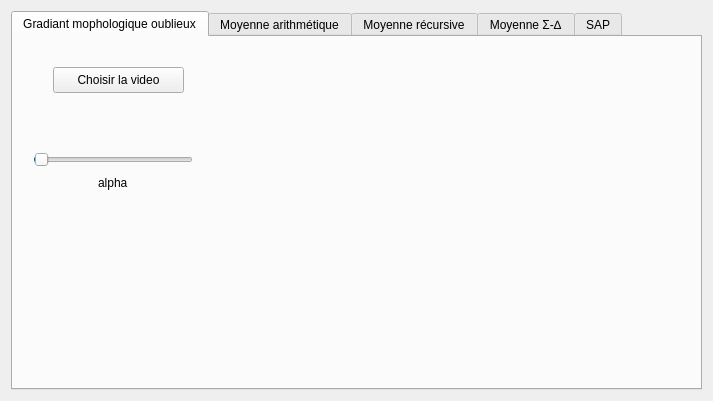
<?xml version="1.0" encoding="UTF-8"?>
<ui version="4.0">
 <class>Chooser</class>
 <widget class="QWidget" name="Chooser">
  <property name="geometry">
   <rect>
    <x>0</x>
    <y>0</y>
    <width>713</width>
    <height>401</height>
   </rect>
  </property>
  <property name="windowTitle">
   <string>Form</string>
  </property>
  <layout class="QGridLayout" name="gridLayout_6">
   <item row="0" column="0">
    <widget class="QTabWidget" name="tabWidget">
     <property name="currentIndex">
      <number>0</number>
     </property>
     <widget class="QWidget" name="tabGradiantMorph">
      <property name="mouseTracking">
       <bool>false</bool>
      </property>
      <attribute name="title">
       <string>Gradiant mophologique oublieux</string>
      </attribute>
      <widget class="QPushButton" name="gradiantChooser">
       <property name="geometry">
        <rect>
         <x>40</x>
         <y>30</y>
         <width>131</width>
         <height>26</height>
        </rect>
       </property>
       <property name="text">
        <string>Choisir la video</string>
       </property>
      </widget>
      <widget class="QWidget" name="gridLayoutWidget">
       <property name="geometry">
        <rect>
         <x>20</x>
         <y>90</y>
         <width>160</width>
         <height>65</height>
        </rect>
       </property>
       <layout class="QGridLayout" name="gridLayout">
        <item row="1" column="0">
         <widget class="QSlider" name="alphaChooserGrad">
          <property name="maximum">
           <number>999</number>
          </property>
          <property name="value">
           <number>4</number>
          </property>
          <property name="orientation">
           <enum>Qt::Horizontal</enum>
          </property>
         </widget>
        </item>
        <item row="3" column="0" alignment="Qt::AlignHCenter">
         <widget class="QLabel" name="labelGradAlpha">
          <property name="text">
           <string>alpha</string>
          </property>
         </widget>
        </item>
        <item row="0" column="0" alignment="Qt::AlignHCenter">
         <widget class="QLabel" name="labelGradAlphaValue">
          <property name="text">
           <string/>
          </property>
         </widget>
        </item>
       </layout>
      </widget>
      <widget class="QLabel" name="image_label">
       <property name="geometry">
        <rect>
         <x>360</x>
         <y>40</y>
         <width>291</width>
         <height>251</height>
        </rect>
       </property>
       <property name="text">
        <string/>
       </property>
      </widget>
      <zorder>gradiantChooser</zorder>
      <zorder>gridLayoutWidget</zorder>
      <zorder>gridLayoutWidget_5</zorder>
      <zorder>gridLayoutWidget_5</zorder>
      <zorder>image_label</zorder>
     </widget>
     <widget class="QWidget" name="tabMoyArith">
      <attribute name="title">
       <string>Moyenne arithmétique</string>
      </attribute>
      <widget class="QPushButton" name="arithChooser">
       <property name="geometry">
        <rect>
         <x>30</x>
         <y>30</y>
         <width>141</width>
         <height>26</height>
        </rect>
       </property>
       <property name="text">
        <string>Choisir la video</string>
       </property>
      </widget>
     </widget>
     <widget class="QWidget" name="tabMoyRec">
      <attribute name="title">
       <string>Moyenne récursive</string>
      </attribute>
      <widget class="QPushButton" name="recChooser">
       <property name="geometry">
        <rect>
         <x>30</x>
         <y>50</y>
         <width>86</width>
         <height>26</height>
        </rect>
       </property>
       <property name="text">
        <string>PushButton</string>
       </property>
      </widget>
      <widget class="QWidget" name="gridLayoutWidget_2">
       <property name="geometry">
        <rect>
         <x>10</x>
         <y>110</y>
         <width>160</width>
         <height>65</height>
        </rect>
       </property>
       <layout class="QGridLayout" name="gridLayout_2">
        <item row="1" column="0">
         <widget class="QSlider" name="alphaChooserRec">
          <property name="maximum">
           <number>999</number>
          </property>
          <property name="value">
           <number>5</number>
          </property>
          <property name="orientation">
           <enum>Qt::Horizontal</enum>
          </property>
         </widget>
        </item>
        <item row="2" column="0" alignment="Qt::AlignHCenter">
         <widget class="QLabel" name="labelRecAlpha">
          <property name="text">
           <string>alpha</string>
          </property>
         </widget>
        </item>
        <item row="0" column="0" alignment="Qt::AlignHCenter">
         <widget class="QLabel" name="labelRecAlphaValue">
          <property name="text">
           <string/>
          </property>
         </widget>
        </item>
       </layout>
      </widget>
      <zorder>recChooser</zorder>
      <zorder>gridLayoutWidget_2</zorder>
      <zorder>gridLayoutWidget_5</zorder>
     </widget>
     <widget class="QWidget" name="tabMoySD">
      <attribute name="title">
       <string>Moyenne Σ-∆</string>
      </attribute>
      <widget class="QPushButton" name="SDChooser">
       <property name="geometry">
        <rect>
         <x>50</x>
         <y>70</y>
         <width>86</width>
         <height>26</height>
        </rect>
       </property>
       <property name="text">
        <string>PushButton</string>
       </property>
      </widget>
      <widget class="QWidget" name="gridLayoutWidget_3">
       <property name="geometry">
        <rect>
         <x>20</x>
         <y>120</y>
         <width>160</width>
         <height>53</height>
        </rect>
       </property>
       <layout class="QGridLayout" name="gridLayout_3">
        <item row="0" column="0">
         <widget class="QSpinBox" name="NChooser">
          <property name="minimum">
           <number>1</number>
          </property>
          <property name="maximum">
           <number>6</number>
          </property>
         </widget>
        </item>
        <item row="1" column="0" alignment="Qt::AlignHCenter">
         <widget class="QLabel" name="labelSDN">
          <property name="text">
           <string>N</string>
          </property>
         </widget>
        </item>
       </layout>
      </widget>
     </widget>
     <widget class="QWidget" name="tabSAP">
      <attribute name="title">
       <string>SAP</string>
      </attribute>
      <widget class="QPushButton" name="SAPChooser">
       <property name="geometry">
        <rect>
         <x>40</x>
         <y>50</y>
         <width>86</width>
         <height>26</height>
        </rect>
       </property>
       <property name="text">
        <string>PushButton</string>
       </property>
      </widget>
      <widget class="QWidget" name="gridLayoutWidget_4">
       <property name="geometry">
        <rect>
         <x>20</x>
         <y>100</y>
         <width>160</width>
         <height>122</height>
        </rect>
       </property>
       <layout class="QGridLayout" name="gridLayout_4">
        <item row="4" column="0">
         <widget class="QSpinBox" name="multipleChooser"/>
        </item>
        <item row="1" column="0">
         <widget class="QSlider" name="alphaChooserSAP">
          <property name="maximum">
           <number>9</number>
          </property>
          <property name="orientation">
           <enum>Qt::Horizontal</enum>
          </property>
         </widget>
        </item>
        <item row="5" column="0" alignment="Qt::AlignHCenter">
         <widget class="QLabel" name="labelSAPMultiple">
          <property name="text">
           <string>Multiple</string>
          </property>
         </widget>
        </item>
        <item row="3" column="0" alignment="Qt::AlignHCenter">
         <widget class="QLabel" name="labelSAPAlpha">
          <property name="text">
           <string>alpha</string>
          </property>
         </widget>
        </item>
        <item row="0" column="0" alignment="Qt::AlignHCenter">
         <widget class="QLabel" name="labelSAPAlphaValue">
          <property name="text">
           <string/>
          </property>
         </widget>
        </item>
       </layout>
      </widget>
     </widget>
    </widget>
   </item>
  </layout>
 </widget>
 <resources/>
 <connections/>
</ui>
